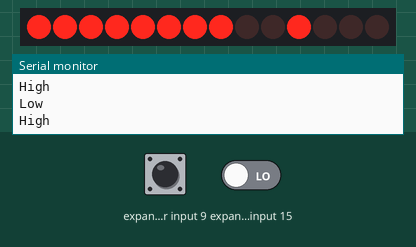
Bench run of a program on a simulated ESP32. Parts: 14 port-expander outputs drawn as a row of LEDs (first output left, lit = HIGH), the last lines printed to the serial monitor. Wiring (inferred from the names in the program): MCP23017 port expander at I2C address 0x21. Wiring (inferred from the signals the program sends): row of LEDs: on Q0, Q1, Q2, Q3, Q4, Q5, Q6, Q7, Q8, Q10, Q11, Q12, Q13, Q14. The inputs (shaded band) are chosen by the test bench; at power-on: expander input 9 HIGH, expander input 15 LOW.

Above: at 5.2 s.
5.3 s: expander input 9 pulled LOW for 0.15 s
At 5.54 s:
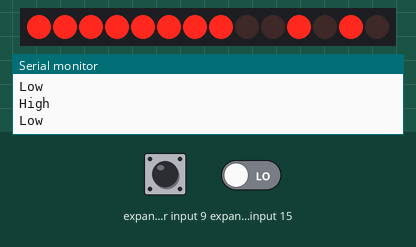
8.4 s: expander input 9 pulled LOW for 1 s
12.4 s: expander input 9 pulled LOW for 0.15 s
18.5 s: expander input 9 pulled LOW for 3.2 s
At 18.7 s:
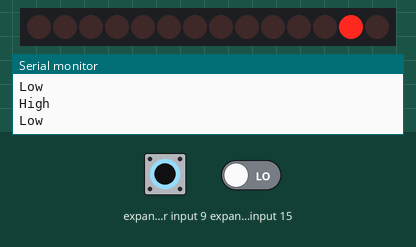
23.2 s: expander input 9 driven LOW and expander input 15 driven HIGH
At 25.65 s:
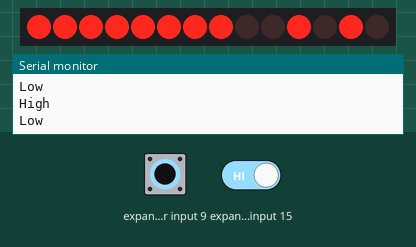
26.2 s: expander input 9 driven HIGH
At 26.7 s:
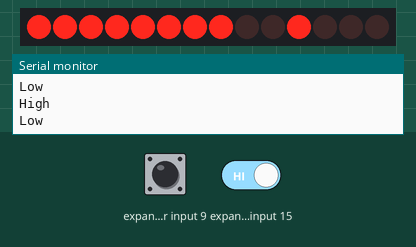
Timing chart, 0 to 29.7 s (numbered marks = the images above; inputs shaded):
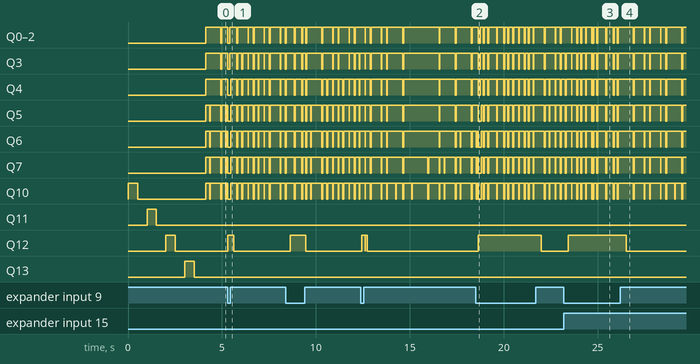

The program:

main.cpp
```cpp
#include <Arduino.h>
#include <Wire.h>
#include "Adafruit_MCP23017.h"

// Basic pin reading and pullup test for the MCP23017 I/O expander
// public domain!

// Connect pin #12 of the expander to Analog 5 (i2c clock)
// Connect pin #13 of the expander to Analog 4 (i2c data)
// Connect pins #15, 16 and 17 of the expander to ground (address selection)
// Connect pin #9 of the expander to 5V (power)
// Connect pin #10 of the expander to ground (common ground)
// Connect pin #18 through a ~10kohm resistor to 5V (reset pin, active low)

// Input #0 is on pin 21 so connect a button or switch from there to ground

Adafruit_MCP23017 mcp;

static const int i2c_addr = 1;
static const int i2c_sda = 23;
static const int i2c_scl = 22;

static const int ea0 = 0;
static const int ea1 = 1;
static const int ea2 = 2;
static const int ea3 = 3;
static const int ea4 = 4;
static const int ea5 = 5;
static const int ea6 = 6;
static const int ea7 = 7;

static const int eb0 = 8;
static const int eb1 = 9;
static const int eb2 = 10;
static const int eb3 = 11;
static const int eb4 = 12;
static const int eb5 = 13;
static const int eb6 = 14;
static const int eb7 = 15;

static const int sw1 = eb0;
static const int sw2 = eb1;
static const int sw3 = eb2;
static const int led1 = eb3;
static const int led2 = eb4;
static const int led3 = eb5;
static const int led4 = eb6;
static const int esp_shutdown = eb7;

static const int delay_change = 500;

void setup() {
    // Init
    mcp.begin(i2c_addr, i2c_sda, i2c_scl);

    mcp.pinMode(ea0, OUTPUT);
    mcp.pinMode(ea1, OUTPUT);
    mcp.pinMode(ea2, OUTPUT);
    mcp.pinMode(ea3, OUTPUT);
    mcp.pinMode(ea4, OUTPUT);
    mcp.pinMode(ea5, OUTPUT);
    mcp.pinMode(ea6, OUTPUT);
    mcp.pinMode(ea7, OUTPUT);

    mcp.pinMode(sw1, INPUT);
    mcp.pullUp(sw1, HIGH);
    mcp.pinMode(sw2, INPUT);
    mcp.pullUp(sw2, HIGH);
    mcp.pinMode(sw3, INPUT);
    mcp.pullUp(sw3, HIGH);
    mcp.pinMode(led1, OUTPUT);
    mcp.pinMode(led2, OUTPUT);
    mcp.pinMode(led3, OUTPUT);
    mcp.pinMode(led4, OUTPUT);

    Serial.begin(115200);

    // Setup test
    Serial.println("\n\n\tMCP23017 test\n");
    Serial.println("Led1");
    mcp.digitalWrite(led1, HIGH);
    delay(delay_change);
    mcp.digitalWrite(led1, LOW);
    delay(delay_change);

    Serial.println("Led2");
    mcp.digitalWrite(led2, HIGH);
    delay(delay_change);
    mcp.digitalWrite(led2, LOW);
    delay(delay_change);

    Serial.println("Led3");
    mcp.digitalWrite(led3, HIGH);
    delay(delay_change);
    mcp.digitalWrite(led3, LOW);
    delay(delay_change);

    Serial.println("Led4");
    mcp.digitalWrite(led4, HIGH);
    delay(delay_change);
    mcp.digitalWrite(led4, LOW);
    delay(delay_change);
}

void loop() {
    mcp.digitalWrite(led2, LOW);
    mcp.digitalWrite(led3, LOW);
    mcp.digitalWrite(led4, LOW);
    if(mcp.digitalRead(sw1) == false) {
        mcp.digitalWrite(led4, HIGH);
    }
    if(mcp.digitalRead(sw2) == false) {
        mcp.digitalWrite(led3, HIGH);
    }
    if(mcp.digitalRead(sw3) == false) {
        mcp.digitalWrite(led2, HIGH);
    }

    delay(100);

    Serial.println("High");
    mcp.digitalWrite(ea0, HIGH);
    mcp.digitalWrite(ea1, HIGH);
    mcp.digitalWrite(ea2, HIGH);
    mcp.digitalWrite(ea3, HIGH);
    mcp.digitalWrite(ea4, HIGH);
    mcp.digitalWrite(ea5, HIGH);
    mcp.digitalWrite(ea6, HIGH);
    mcp.digitalWrite(ea7, HIGH);

    mcp.digitalWrite(led1, HIGH);

    delay(100);

    Serial.println("Low");
    mcp.digitalWrite(ea0, LOW);
    mcp.digitalWrite(ea1, LOW);
    mcp.digitalWrite(ea2, LOW);
    mcp.digitalWrite(ea3, LOW);
    mcp.digitalWrite(ea4, LOW);
    mcp.digitalWrite(ea5, LOW);
    mcp.digitalWrite(ea6, LOW);
    mcp.digitalWrite(ea7, LOW);

    mcp.digitalWrite(led1, LOW);
}
```
